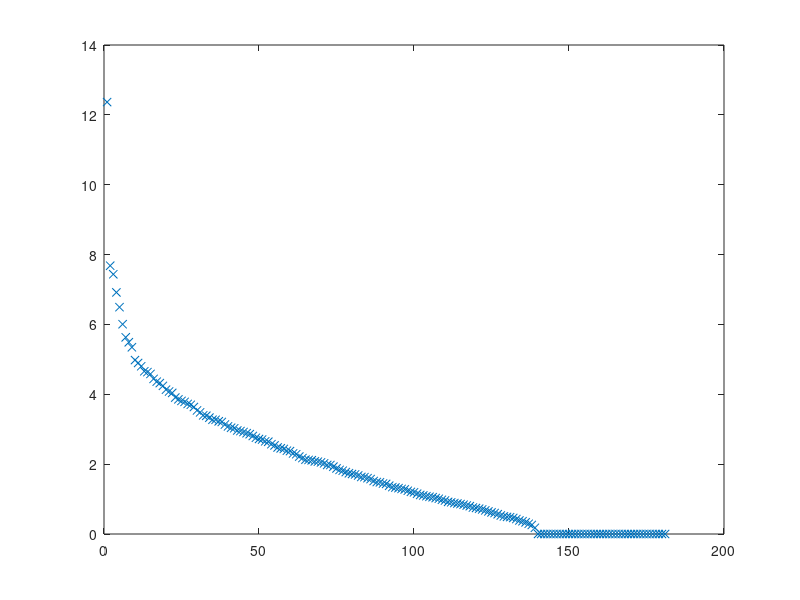

Recreate this plot in MATLAB. (Note: this script raises an error after producing the figure.)
% Demo of stochastic block model (SBM) fits to a subset of the Facebook
% wall post data collected by Viswanath et al. (2009) containing 181 nodes.
%
% This demo was part of a tutorial by Kevin S. Xu and James R. Foulds at
% the SBP-BRiMS 2016 conference and is designed to be executed 1 line at a
% time rather than running the entire script at once.
%
% Data reference:
% B. Viswanath, A. Mislove, M. Cha, & K. P. Gummadi (2009). On the evolution
% of user interaction in Facebook. In Proceedings of the 2nd ACM Workshop on
% Online Social Networks (pp. 37-42). https://doi.org/10.1145/1592665.1592675

%#ok<*NOPTS>
load('FacebookWallPosts.mat')

% Examine adjacency matrix and eigenvalues
spy(adj)
[U,S,V] = svd(adj);
plot(diag(S),'x')

% Fit SBM with 3 classes by first estimating class memberships using
% spectral clustering
c = spectralClusterSbm(adj,3,struct('directed',true));
histogram(c)
c'

% Compute maximum-likelihood estimates of edge probabilities from adjacency
% matrix and class assignments
[W,logLik] = estimateSbmProb(adj,c,struct('directed',true));
logLik
% Convert estimated edge probabilities from vector to 3x3 matrix for easier
% interpretation
W = blockvec2mat(W,true)
imagesc(W)
colormap gray
colorbar

% Re-order nodes by class memberships and re-examine adjacency matrix
[cSorted,sortIdx] = sort(c);
cSorted'
figure(2)
spy(adj(sortIdx,sortIdx))

% Compute reciprocity and clustering coefficient of actual network
m = nnz(adj);
recip = trace(adj^2)/m;
recip
clustCoeff = clusteringCoefficient(adj)

% Repeat with 5 classes
[c,Z,S] = spectralClusterSbm(adj,5,struct('directed',true));
figure(1)
histogram(c')
[W,logLik] = estimateSbmProb(adj,c,struct('directed',true));
logLik
W = blockvec2mat(W,true)
imagesc(W)
colormap gray
colorbar
[cSorted,sortIdx] = sort(c);
figure(2)
spy(adj(sortIdx,sortIdx))

% Simulate new networks from SBM fit to compare how well the SBM replicates
% the reciprocity and clustering coefficient of the actual network
nRuns = 100;
recipSbm = zeros(1,nRuns);
clustCoeffSbm = zeros(1,nRuns);
for run = 1:nRuns
    adjSim = generateSbm(c,W,true);
    recipSbm(run) = trace(adjSim^2)/nnz(adjSim);
    clustCoeffSbm(run) = clusteringCoefficient(adjSim);
end
mean(recipSbm)
mean(clustCoeffSbm)
